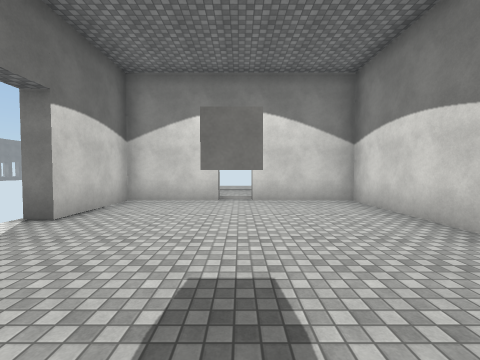
view 1 (above)

15 first-person views from a walk through a 3-D level made in the Unity game engine. The camera is 1.4 m above the floor, tilts 2° down and sees 90° across. Doors are open. The floor is counted in squares, 2 m on a side. Each view is taken from the middle of a square. On the plan, view 1 faces up. The plan holds only what a view shows up to about 9 squares ahead; the rest is blank. The place goes on beyond the plan. The player character is not drawn. Surface patterns are stand-ins for the level's own textures.

view 2
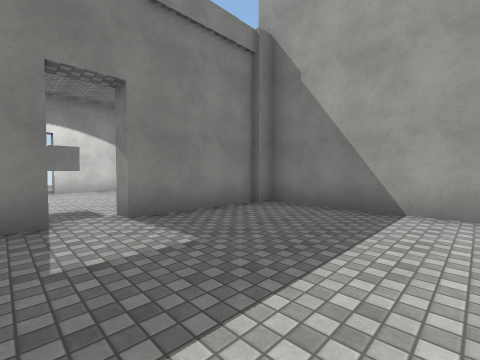

view 3
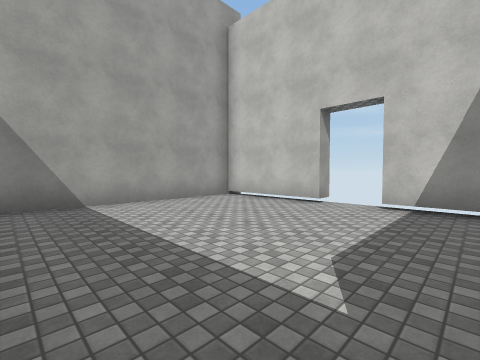

view 4
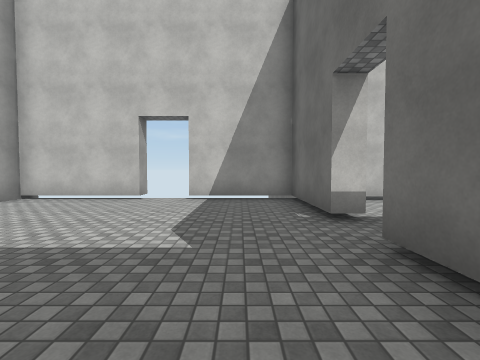

view 5
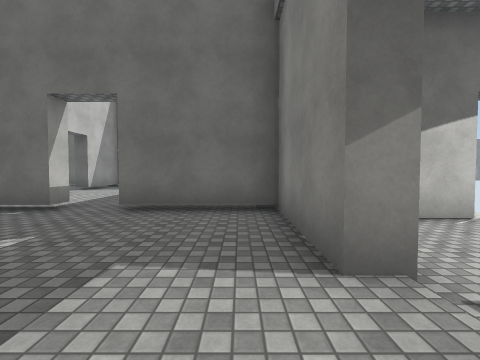

view 6
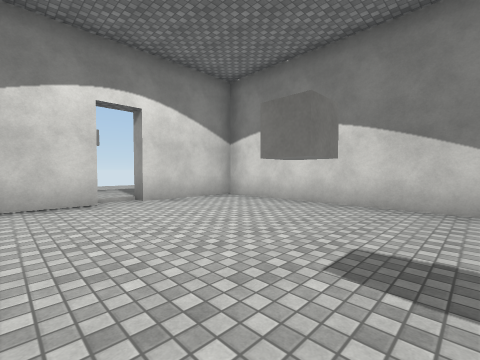

view 7
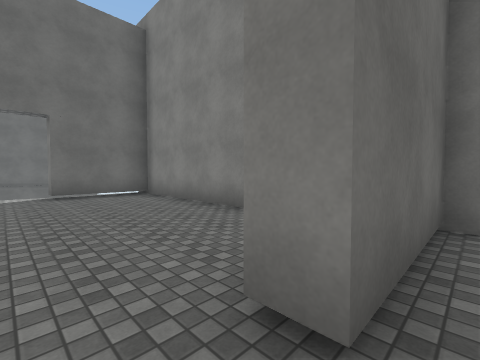

view 8
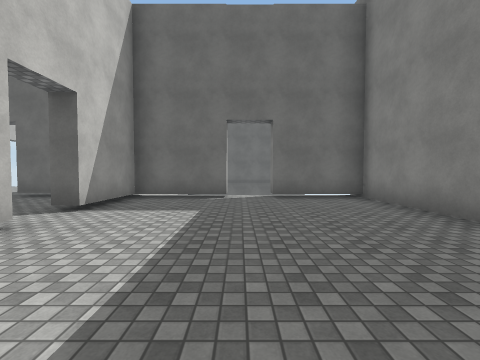

view 9
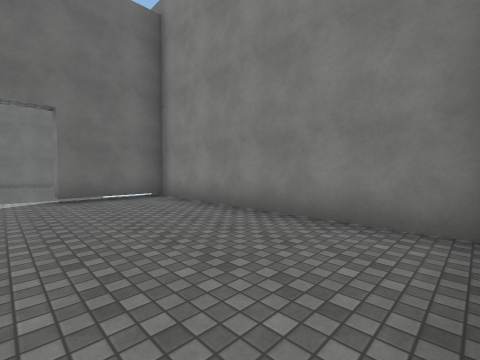

view 10
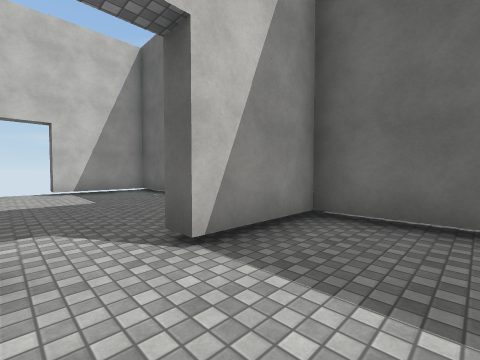

view 11
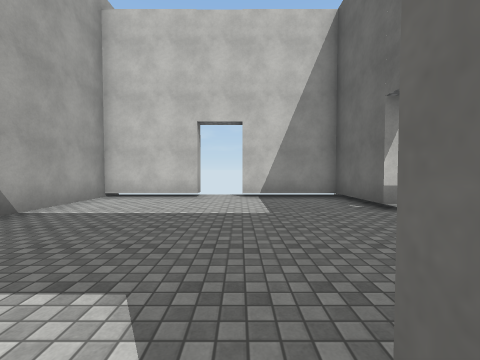

view 12
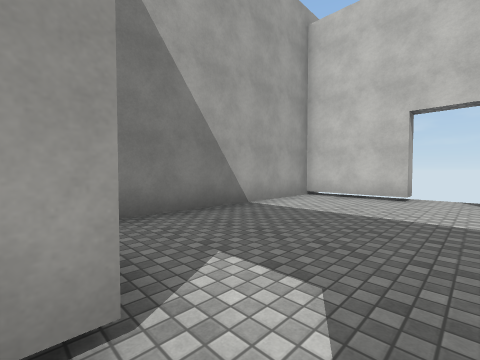

view 13
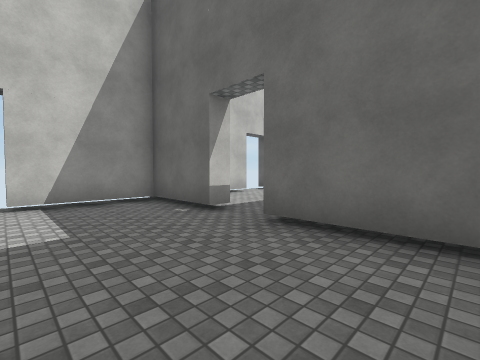

view 14
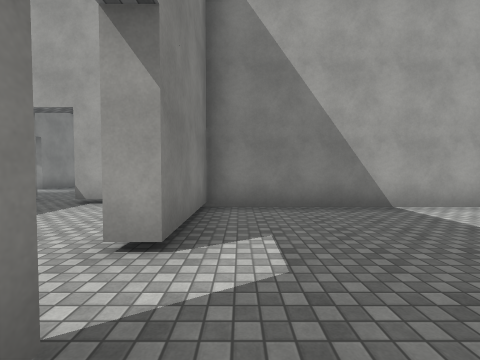

view 15
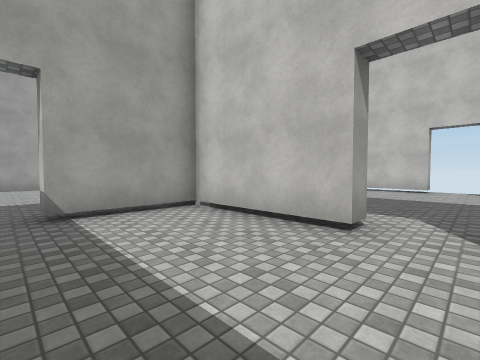

### Floor plan
Key: @ floor where view 1 was taken; # wall or solid block; . main floor; - floor 0.25 m lower than the main floor; D open door; C cube.
Columns run from 14 left of view 1 to 4 right of it. Each row starts with its distance up from view 1.
 10               ..
  9               ..
  8               ..
  7            ###D###
  6            #-----#
  5            #-----#
  4            D-----#
  3            D-----#
  2            #--C--#
  1            #-----#
  0    ###########@####
 -1    #.......#......#
 -2    #.......#......#
 -3    #.......#......#
 -4    ...............#
 -5    #.......#......#
 -6    #.......#......#
 -7    ###..######.####
 -8    #......#    #
 -9    #......#
-10   .#......#
-11   ........#
-12  ..#......#
-13 .. #......#
-14 #  ########

Positions as (right, up) in squares from view 1, and headings:
1: (0, 0), facing up
2: (-1, -4), facing up-right
3: (-2, -2), facing down-right
4: (-2, -1), facing down
5: (1, -1), facing left
6: (-2, 1), facing up-right
7: (-3, -4), facing up-left
8: (-4, -4), facing left
9: (-4, -4), facing up-left
10: (-7, -5), facing down-left
11: (-8, -7), facing down
12: (-8, -7), facing down-right
13: (-8, -8), facing down-left
14: (-9, -8), facing right
15: (-8, -4), facing down-right
